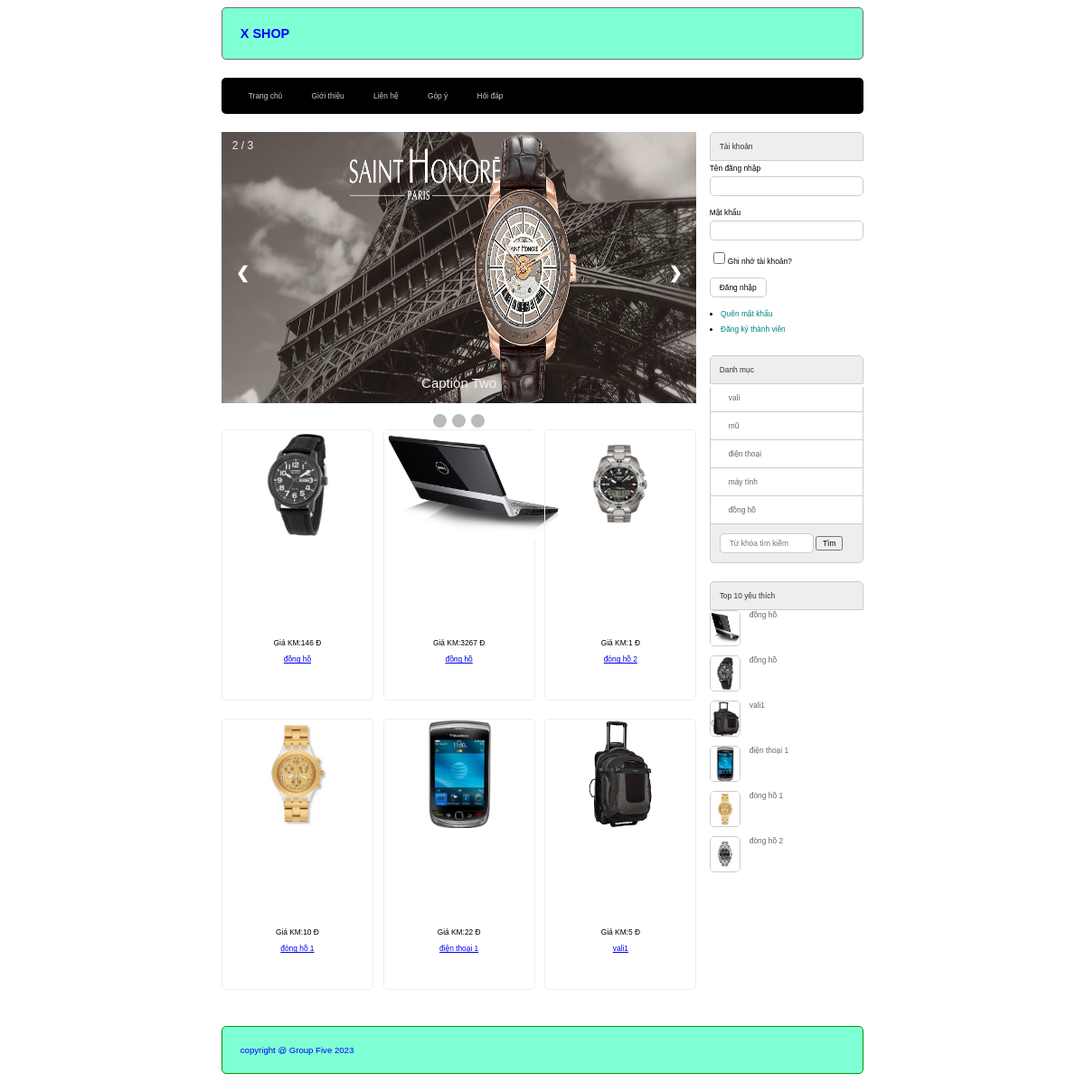
The page / on the database its author committed.
### tables this page shows
CREATE TABLE `sanpham` (
  `id` int(10) NOT NULL,
  `name` varchar(255) NOT NULL,
  `price` double(10,2) DEFAULT 0.00,
  `img` varchar(255) NOT NULL,
  `mota` text DEFAULT NULL,
  `view` int(10) DEFAULT 0,
  `iddm` int(10) NOT NULL
);

CREATE TABLE `danhmuc` (
  `id` int(10) NOT NULL,
  `name` varchar(255) NOT NULL
);

### model/pdo.php (called while the page is built, shortened)
<?php
function pdo_get_connection(){
    $dburl = "mysql:host=localhost;dbname=duanmau2023;harset=utf8";
    $username = 'root';
    $password = '';
    $conn = new PDO($dburl, $username, $password);
    $conn->setAttribute(PDO::ATTR_ERRMODE, PDO::ERRMODE_EXCEPTION);
    return $conn;
}
function pdo_query($sql){
    $sql_args = array_slice(func_get_args(), 1);
    try{
        $conn = pdo_get_connection();
        $stmt = $conn->prepare($sql);
        $stmt->execute($sql_args);
        $rows = $stmt->fetchAll();
        return $rows;
    }
    catch(PDOException $e){
        throw $e;
    }
    finally{
        unset($conn);
    }
}

### model/sanpham.php (called while the page is built, shortened)
<?php
function loadall_sanpham_top10(){
    $sql=" select * from sanpham where 1 order by view desc limit 0,10";
    $listsanpham=pdo_query($sql);
    return $listsanpham;
}
function loadall_sanpham_home(){
    $sql=" select * from sanpham where 1 order by id desc limit 0,9";
    $listsanpham=pdo_query($sql);
    return $listsanpham;
}
?>

### global.php (called while the page is built)
<?php
    $img_path="upload/"
?>

### model/danhmuc.php (called while the page is built, shortened)
<?php
function loadall_danhmuc(){
    $sql=" select * from danhmuc order by id desc";
    $listdanhmuc=pdo_query($sql);
    return $listdanhmuc;
}
?>

### views/home.php (the view, shortened to what this page needs)
<div class="row mb  ">
            <div class="boxtrai mr ">
                <div class="row">
                    <div class="banner">
<div class="slideshow-container">
<div class="mySlides fade">
  <div class="numbertext">2 / 3</div>
  <img src="views/images/banner2.jpg" style="width:100%">
  <div class="text">Caption Two</div>
</div>
<a class="prev" onclick="plusSlides(-1)">&#10094;</a>
<a class="next" onclick="plusSlides(1)">&#10095;</a>
</div>
<br>
<div style="text-align:center">
<span class="dot" onclick="currentSlide(1)"></span>
<span class="dot" onclick="currentSlide(2)"></span>
<span class="dot" onclick="currentSlide(3)"></span>
</div>
                    </div>
                </div>
                <div class="row">
                    <?php
                        $i=0;
                        foreach ($spnew as $sp) {
                            extract($sp);
                            $linksp="index.php?act=sanphamct&idsp=".$id;
                            $hinh=$img_path.$img;
                            if(($i==2)||($i==5)||($i==8)){
                                $mr="";
                            }else {
                                $mr="mr";
                            }
                            echo '<div class="box_sanpham '.$mr.'">
                                        <div class=" row img"><a href="'.$linksp.'"><img src="'.$hinh.'" alt=""></a></div>
                                        <p>Giá KM:'.$price.' Đ</p>
                                        <a href="'.$linksp.'">'.$name.'</a>
                                    </div>';
                            $i+=1;
                        }
                    ?>
                </div>
            </div>
            <div class="boxphai  ">
                <?php
                include "boxright.php";
                ?>
            </div>
        </div>

### views/header.php (shortened to what this page needs)
<!DOCTYPE html>
<html lang="en">
<head>
    <link rel="stylesheet" href="views/css/style.css">
</head>
<body>
    <div class="boxcenter">
        <div class="row mb header">
            <h1>X SHOP</h1>
        </div>
        <div class="row mb menu">
            <ul>
                <li><a href="index.php">Trang chủ</a></li>
                <li><a href="index.php?act=gioithieu">Giới thiệu </a></li>
                <li><a href="index.php?act=lienhe">Liên hệ</a></li>
                <li><a href="index.php?act=gopy">Góp ý</a></li>
                <li><a href="index.php?act=hoidap">Hỏi đáp</a></li>
            </ul>
        </div>

### index.php (shortened to what this page needs)
<?php
include "model/pdo.php";
include "model/danhmuc.php";
include "model/sanpham.php";
include "views/header.php";
include "global.php";
$spnew=loadall_sanpham_home();
$dsdm=loadall_danhmuc();
$dstop10=loadall_sanpham_top10();
if((isset($_GET['act']))&&($_GET['act']!="")){
    $act=$_GET['act'];
    switch($act){
        case 'sanpham':
            if(isset($_POST['kyw'])&&($_POST['kyw']!="")){
                $kyw=$_POST['kyw'];
            }else{
                $kyw = "";
            }
            if(isset($_GET['iddm'])&&($_GET['iddm']>0)){
                $iddm=$_GET['iddm'];
            }else{
                $iddm = 0;
            }
            $dssp = loadall_sanpham($kyw,$iddm);
            $tendm= load_ten_dm($iddm);
            include "views/sanpham.php";
            break;
        case 'sanphamct':
            if(isset($_GET['idsp'])&&($_GET['idsp']>0)){
                $id=$_GET['idsp'];
                $onesp=loadone_sanpham($id);
                extract($onesp);
                $sp_cung_loai = load_sanpham_cungloai($id,$iddm);
                include "views/sanphamct.php";
            }else{
                include "views/home.php";
            }
            break;
        case 'dangky':
            if(isset($_POST['dangky'])&&($_POST['dangky']>0)){
                $email=$_POST['email'];
                $user=$_POST['user'];
                $pass=$_POST['pass'];
                insert_taikhoan($email,$user,$pass);
                $thongbao="Đã đăng ký thành công. Vui lòng đăng nhập để thực hiện chức năng bình luận hoặc đặt hàng!";
            }
            include "views/taikhoan/dangky.php";
            break;
        case 'dangnhap':
            if(isset($_POST['dangnhap'])&&($_POST['dangnhap']>0)){
                $user=$_POST['user'];
                $pass=$_POST['pass'];
                $checkuser=checkuser($user,$pass);
                if(is_array($checkuser)){
                    $_SESSION['user']=$checkuser;
                    header("location: index.php");
                }else{
                    $thongbao="Tài khoản không tông tại.Vui lòng kiểm tra hoặc đăng ký mới!";
                }
            }
            include "views/taikhoan/dangky.php";
            break;
        case 'edit_taikhoan':
            if(isset($_POST['capnhat'])&&($_POST['capnhat'])){
                $user=$_POST['user'];
                $pass=$_POST['pass'];
                $email=$_POST['email'];
                $address=$_POST['address'];
                $tel=$_POST['tel'];
                $id=$_POST['id'];
                update_taikhoan($id,$email,$user,$pass,$address,$tel);
                $_SESSION['user']=checkuser($user,$pass);
                header("location: index.php?act=edit_taikhoan");
            }
            include "views/taikhoan/edit_taikhoan.php";
            break;
        case 'quenmk':
            if(isset($_POST['guiemail'])&&($_POST['guiemail'])){
                $email=$_POST['email'];
                $checkemail=checkemail($email);
                if(is_array($checkemail)){
                    $thongbao="mật khẩu của bạn là: ".$checkemail['pass'];
                }else{
                    $thongbao="email này k tồn tại";
                }
            }
            include "views/taikhoan/quenmk.php";
            break;
        case 'thoat':
            session_unset();
            header("location: index.php");
            break;
        case 'gioithieu':
            include "views/gioithieu.php";
            break;
        case 'lienhe':
            include "views/lienhe.php";
            break;
        default:
        include "views/home.php";
            break;
    }
}else{
include "views/home.php";
}
include "views/footer.php";
?>

### views/boxright.php
<div class="row mb ">
    <div class="box_title">Tài khoản</div>
        <div class="box_content form_taikhoan">
                        <?php
                        if(isset($_SESSION['user'])){
                            extract($_SESSION['user']);
                        ?>
                        <div class="row mb10">
                                Xin chào <br>
                                <?=$user ?>
                            </div>
                            <div class="row mb10">
                                <ul>
                                    <li><a href="index.php?act=quenmk">Quên mật khẩu</a></li>
                                    <li><a href="index.php?act=edit_taikhoan">Cập nhật tài khoản</a></li>
                                </ul>
                            <?php if ($role==1) {?>
                                <li><a href="admin/index.php">Đăng nhập Admim</a></li>
                            <?php }?>
                                <li><a href="index.php?act=thoat">Thoát</a></li>
                            </div>
                        <?php
                        }else{
                        ?>
                        <form action="index.php?act=dangnhap" method="post">
                            <div class="row mb10">
                                Tên đăng nhập <br>
                                <input type="text" name="user" >
                            </div>
                            <div class="row mb10">
                                Mật khẩu <br>
                                <input type="password" name="pass" ><br>
                            </div>
                            <div class="row mb10">
                                <input type="checkbox" name="" >Ghi nhớ tài khoản?
                            </div>
                            <div class="row mb10">
                                <input type="submit" value="Đăng nhập" name="dangnhap">
                            </div>
                        </form>
                        <li><a href="#">Quên mật khẩu</a></li>
                        <li><a href="index.php?act=dangky">Đăng ký thành viên</a></li>
                        <?php } ?>
                    </div>
        </div>
                <div class="row mb ">
                    <div class="box_title">Danh mục</div>
                    <div class="box_content2 menu_doc">
                        <ul>
                            <?php
                                foreach ($dsdm as $dm) {
                                   extract($dm);
                                   $linkdm="index.php?act=sanpham&iddm=".$id;
                                   echo'<li>
                                            <a href="'.$linkdm.'">'.$name.'</a>
                                        </li>';
                                }
                            ?>
                        </ul>
                    </div>
                    <div class="box_footer searbox">
                        <form action="index.php?act=sanpham" method="post">
                            <input type="text" name="kyw" placeholder="Từ khóa tìm kiếm">
                            <input type="submit" name="timkiem" value="Tìm">
                        </form>
                    </div>
                </div>
                <div class="row mb ">
                    <div class="box_title">Top 10 yêu thích</div>
                    <div class="box_content row">
                    <?php
                                foreach ($dstop10 as $sp) {
                                   extract($sp);
                                   $linksp="index.php?act=sanphamct&idsp=".$id;
                                   $img=$img_path.$img;
                                   echo'<div class="row mb10 top10">
                                   <a href="'.$linksp.'"><img src="'.$img.'" alt=""></a>
                                            <a href="'.$linksp.'">'.$name.'</a>
                                        </div>';
                                }
                    ?>
    </div>
</div>

### views/footer.php (shortened to what this page needs)
<div class="row mb footer">
            copyright @ Group Five 2023
        </div>
    </div>
</body>
</html>

### views/css/style.css (style rules this page uses)
* { box-sizing: border-box; font-family: sans-serif; font-size: 0.7vw; }
.boxcenter { width: 60%; margin: 0 auto; }
.row { float: left; width: 100%; }
.mb { margin-bottom: 20px; }
.mb10 { margin-bottom: 10px; }
.mr { margin-right: 2%; }
.header { background-color: aquamarine; border: 1px #766b6b solid; color: blue; border-radius: 5px; }
.header h1 { font-size: 1.2vw; margin: 20px; }
.menu { display: flex; align-items: center; height: 40px; background-color: black; color: #ccc; border-radius: 5px; }
.boxtrai { float: left; width: 74%; }
.boxphai { float: left; width: 24%; }
.footer { background-color: aquamarine; border: 1px #009900 solid; font-size: 0.8vw; color: blue; border-radius: 5px; padding: 20px; }
.box_title { color: #333; padding: 10px; background-color: #eee; border-top-left-radius: 5px; border-top-right-radius: 5px; border: 1px #ccc solid; }
.box_content2 { border-left: 1px #ccc solid; border-right: 1px #ccc solid; border-top-left-radius: 5px; border-top-right-radius: 5px; background-color: #fff; }
.box_footer { padding: 10px; background-color: #eee; border-bottom-left-radius: 5px; border-bottom-right-radius: 5px; border-left: 1px #ccc solid; border-right: 1px #ccc solid; border-bottom: 1px #ccc solid; }
.banner { text-align: center; min-height: 300px; width: 100%; }
.banner img { height: 300px; }
.box_sanpham { text-align: center; float: left; width: 32%; min-height: 300px; border: 1px #eee solid; border-radius: 5px; margin-bottom: 20px; }
.box_sanpham .img { min-height: 230px; text-align: center; }
.img img { height: 120px; overflow: hidden; }
.menu ul { padding: 0px 15px; }
.menu ul li { list-style-type: none; display: inline; padding: 0px 15px; }
.menu ul li a { color: #ccc; text-decoration: none; transition: 0.5s; }
.form_taikhoan { line-height: 200%; }
.form_taikhoan input[type="text"], .form_taikhoan input[type="email"], .form_taikhoan input[type="password"], .form_content input[type="text"] { width: 100%; border: 1px #ccc solid; padding: 5px 10px; border-radius: 5px; }
.form_taikhoan input[type="checkbox"] { border-radius: 5px; }
.form_taikhoan input[type="submit"], .form_content input[type="submit"], .form_content input[type="reset"], .form_taikhoan input[type="reset"], .form_content input[type="button"] { border-radius: 5px; padding: 5px 10px; background-color: white; border: 1px #ccc solid; }
.form_taikhoan li a { color: teal; text-decoration: none; }
.menu_doc ul { margin: 0; list-style-type: none; padding: 0; }
.menu_doc ul li { padding: 10px 20px; background-color: #fff; border-bottom: 1px #ccc solid; }
.menu_doc ul li a { color: #666; text-decoration: none; }
.searbox input[type="text"] { width: 70%; padding: 5px 10px; background-color: #fff; border: 1px #ccc solid; border-radius: 5px; }
.top10 img { width: 20%; height: 40px; float: left; margin-right: 10px; border-radius: 5px; border: 1px #ccc solid; }
.top10 a { color: #666; text-decoration: none; }
.slideshow-container { max-width: 1000px; position: relative; margin: auto; }
.mySlides { display: none; }
.prev, .next { display: flex; cursor: pointer; position: absolute; top: 50%; width: auto; margin-top: -22px; padding: 16px; color: white; font-weight: bold; font-size: 18px; transition: 0.6s ease; border-radius: 0 3px 3px 0; user-select: none; }
.next { right: 0; border-radius: 3px 0 0 3px; }
.text { color: #f2f2f2; font-size: 15px; padding: 8px 12px; position: absolute; bottom: 8px; width: 100%; text-align: center; }
.numbertext { color: #f2f2f2; font-size: 12px; padding: 8px 12px; position: absolute; top: 0; }
.dot { cursor: pointer; height: 15px; width: 15px; margin: 0 2px; background-color: #bbb; border-radius: 50%; display: inline-block; transition: background-color 0.6s ease; }
.fade { animation-name: fade; animation-duration: 1s; }
.box_sanpham img { overflow: hidden; }

### rows shown on the page
sanpham: img (picture), price "146", name "đồng hồ", shows a picture
sanpham: img (picture), price "3267", name "đồng hồ", shows a picture
sanpham: img (picture), price "1", name "đòng hồ 2", shows a picture
sanpham: img (picture), price "10", name "đòng hồ 1", shows a picture
sanpham: img (picture), price "22", name "điện thoại 1", shows a picture
sanpham: img (picture), price "5", name "vali1", shows a picture
danhmuc: name "vali"
danhmuc: name "mũ"
danhmuc: name "điện thoại"
danhmuc: name "máy tính"
danhmuc: name "đồng hồ"
